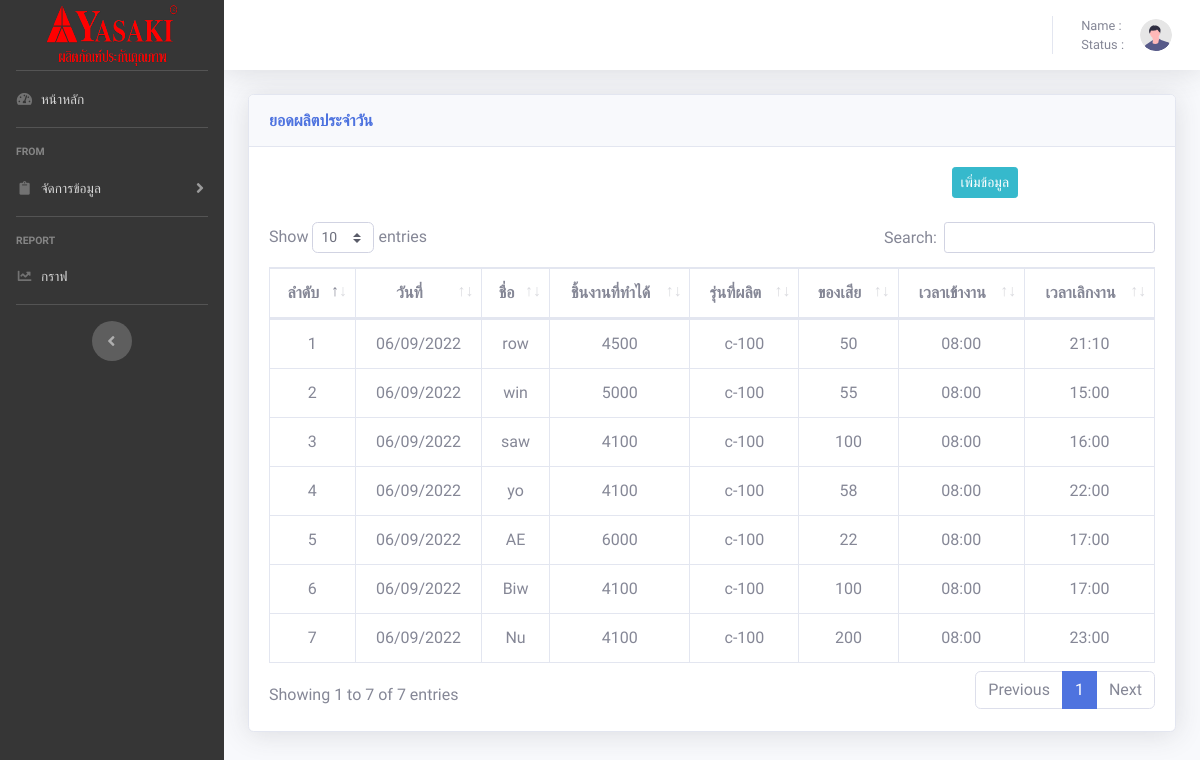
/tables.php, run on the app's committed database.
### tables this page shows
CREATE TABLE `employee` (
  `E_id` int(20) NOT NULL,
  `EName` varchar(20) NOT NULL,
  `Nmac` varchar(50) NOT NULL,
  `Econ` int(20) NOT NULL,
  `Epro` varchar(20) NOT NULL,
  `Edel` int(11) NOT NULL,
  `Etime` varchar(20) NOT NULL,
  `Etimet` varchar(20) NOT NULL,
  `DATE` date NOT NULL
);

### tables.php (the view, shortened to what this page needs)
<!DOCTYPE html>
<html lang="en">
<head>
    <link href="vendor/fontawesome-free/css/all.min.css" rel="stylesheet" type="text/css">
    <link href="css/sb-admin-2.min.css" rel="stylesheet">
    <link href="vendor/datatables/dataTables.bootstrap4.min.css" rel="stylesheet">
</head>
<body id="page-top" style="font-family: 'Pridi', serif;">
    <div id="wrapper">
        <ul class="navbar-nav  sidebar sidebar-dark accordion" style="background-color: rgb(54 54 54);" id="accordionSidebar">
            <a class="sidebar-brand d-flex align-items-center justify-content-center" href="home.php">
                <div class="">
                    <img src="img/logo.png" height="65px" width="140px">
                </div>
            </a>
            <hr class="sidebar-divider my-0">
            <li class="nav-item">
                <a class="nav-link" href="home.php">
                    <i class="fas fa-fw fa-tachometer-alt"></i>
                    <span>หน้าหลัก</span></a>
            </li>
            <hr class="sidebar-divider">
            <div class="sidebar-heading">
                From
            </div>
            <li class="nav-item">
                <a class="nav-link collapsed" href="#" data-toggle="collapse" data-target="#collapseTwo" aria-expanded="true" aria-controls="collapseTwo">
                    <i class="fas fa-fw fa-clipboard"></i>
                    <span>จัดการข้อมูล</span>
                </a>
            </li>
            <hr class="sidebar-divider">
            <div class="sidebar-heading">
                Report
            </div>
            <li class="nav-item">
                <a class="nav-link" href="charts.php">
                    <i class="fas fa-fw fa-chart-line"></i>
                    <span>กราฟ</span></a>
            </li>
            <hr class="sidebar-divider d-none d-md-block">
            <div class="text-center d-none d-md-inline">
                <button class="rounded-circle border-0" id="sidebarToggle"></button>
            </div>
        </ul>
        <div id="content-wrapper" class="d-flex flex-column">
            <div id="content">
                <nav class="navbar navbar-expand navbar-light bg-white topbar mb-4 static-top shadow">
                    <ul class="navbar-nav ml-auto">
                        <li class="nav-item dropdown no-arrow">
                            <a class="nav-link dropdown-toggle" href="#" id="userDropdown" role="button" data-toggle="dropdown" aria-haspopup="true" aria-expanded="false">
                                <span class="mr-2 d-none d-lg-inline text-gray-600 small">Name : <?php echo $_SESSION["user"] ?> <br>Status : <?php echo $_SESSION["status"] ?> </span>
                                <img class="img-profile rounded-circle" src="img/undraw_profile.svg">
                            </a>
                        </li>
                    </ul>
                </nav>
                <div class="container-fluid">
                    <div class="card shadow mb-4">
                        <div class="card-header py-3">
                            <h6 class="m-0 font-weight-bold text-primary">ยอดผลิตประจำวัน</h6>
                        </div>
                        <div class="card-body">
                            <div class="row mb-4">
                                <div class="col-6"></div>
                                <div class="col-6">
                                    <div class="row">
                                        <div class="col-6"></div>
                                        <div class="col-6 col order-last"><a href="addtables.php"><button type="button" class="btn-info btn-sm btn ">เพิ่มข้อมูล</button></a></div>
                                    </div>
                                </div>
                            </div>
                            <div class="table-responsive">
                                <table class="table table-bordered text-center" id="dataTable" width="100%" cellspacing="0">
                                    <thead>
                                        <tr>
                                            <th>ลำดับ</th>
                                            <th>วันที่</th>
                                            <th>ชื่อ</th>
                                            <th>ชิ้นงานที่ทำได้</th>
                                            <th>รุ่นที่ผลิต</th>
                                            <th>ของเสีย</th>
                                            <th>เวลาเข้างาน</th>
                                            <th>เวลาเลิกงาน</th>
                                        </tr>
                                    </thead>
                                    <?php
                                    require('config.php');
                                    mysqli_query($conn, 'SET NAMES UTF8');
                                    $sql = "SELECT * FROM employee ";
                                    $query = mysqli_query($conn, $sql);
                                    $n1 = 0;
                                    while ($value = mysqli_fetch_array($query)) {
                                        $d = date_create($value['DATE']);
                                        $d1 = date_format($d, "d/m/Y");
                                        $n1++;
                                        echo '<tr>
                    <td>' . $n1 . '</td>
                    <td>' . $d1 . '</td>
                    <td>' . $value['EName'] . '</td>
                    <td>' . $value['Econ'] . '</td>
                    <td>' . $value['Epro'] . '</td>
                    <td>' . $value['Edel'] . '</td>
                    <td>' . $value['Etime'] . '</td>
                    <td>' . $value['Etimet'] . '</td>
                </tr>';
                                    }
                                    ?>
                                </table>
                            </div>
                        </div>
                    </div>
                </div>
            </div>
        </div>
    </div>
</body>
</html>

### data on the page
employee: DATE "06/09/2022", EName "row", Econ "4500", Epro "c-100", Edel "50", Etime "08:00", Etimet "21:10"
employee: DATE "06/09/2022", EName "win", Econ "5000", Epro "c-100", Edel "55", Etime "08:00", Etimet "15:00"
employee: DATE "06/09/2022", EName "saw", Econ "4100", Epro "c-100", Edel "100", Etime "08:00", Etimet "16:00"
employee: DATE "06/09/2022", EName "yo", Econ "4100", Epro "c-100", Edel "58", Etime "08:00", Etimet "22:00"
employee: DATE "06/09/2022", EName "AE", Econ "6000", Epro "c-100", Edel "22", Etime "08:00", Etimet "17:00"
employee: DATE "06/09/2022", EName "Biw", Econ "4100", Epro "c-100", Edel "100", Etime "08:00", Etimet "17:00"
employee: DATE "06/09/2022", EName "Nu", Econ "4100", Epro "c-100", Edel "200", Etime "08:00", Etimet "23:00"
